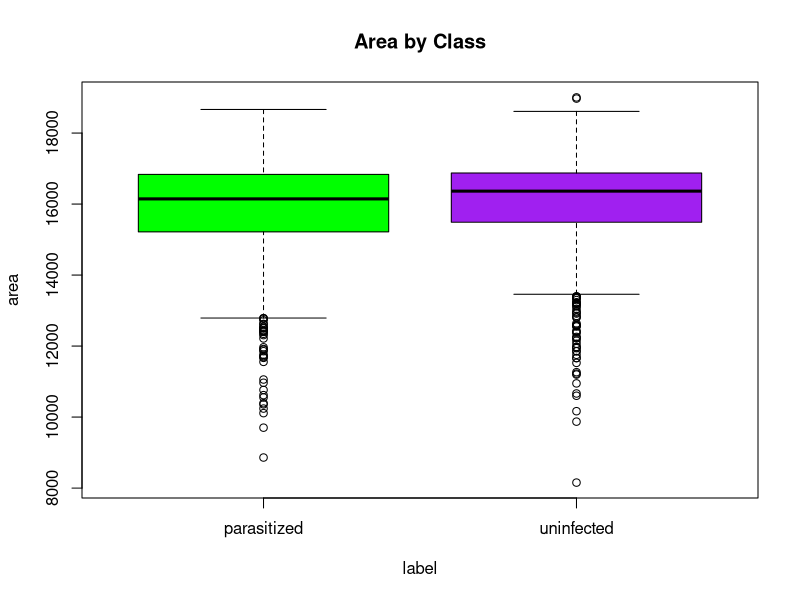
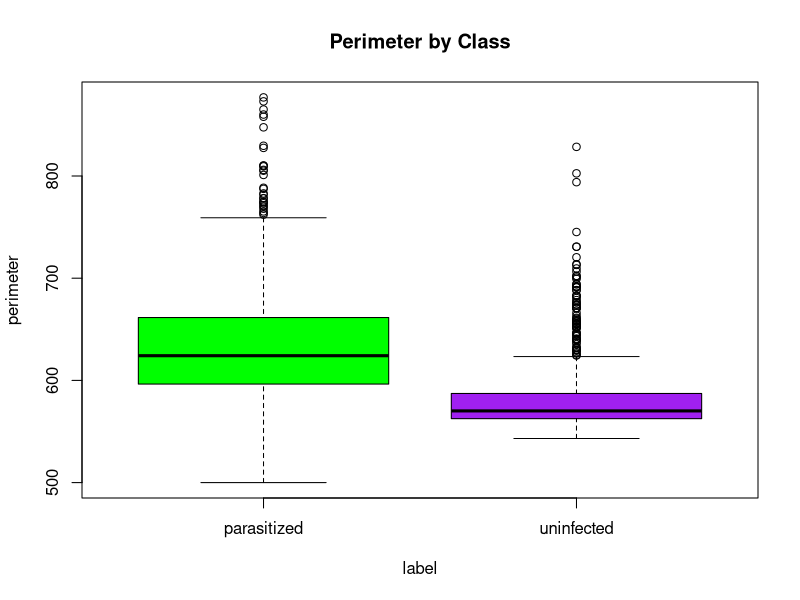
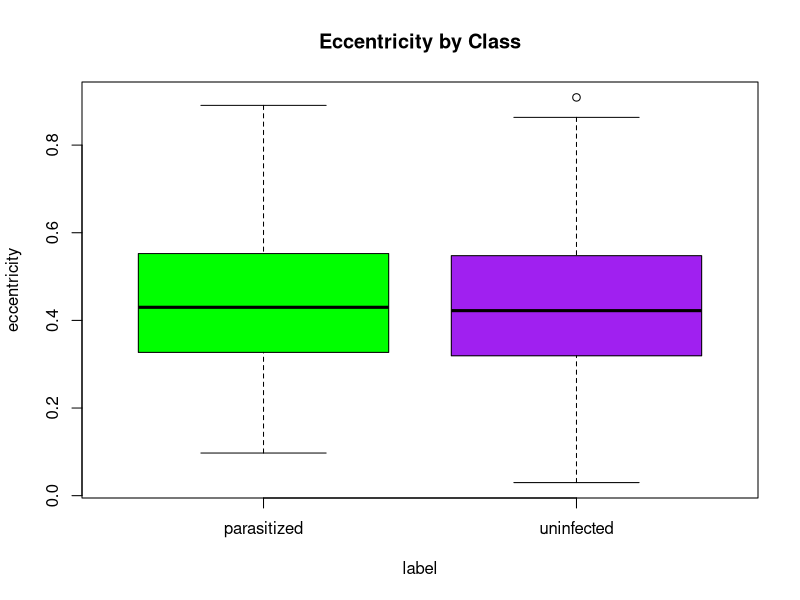
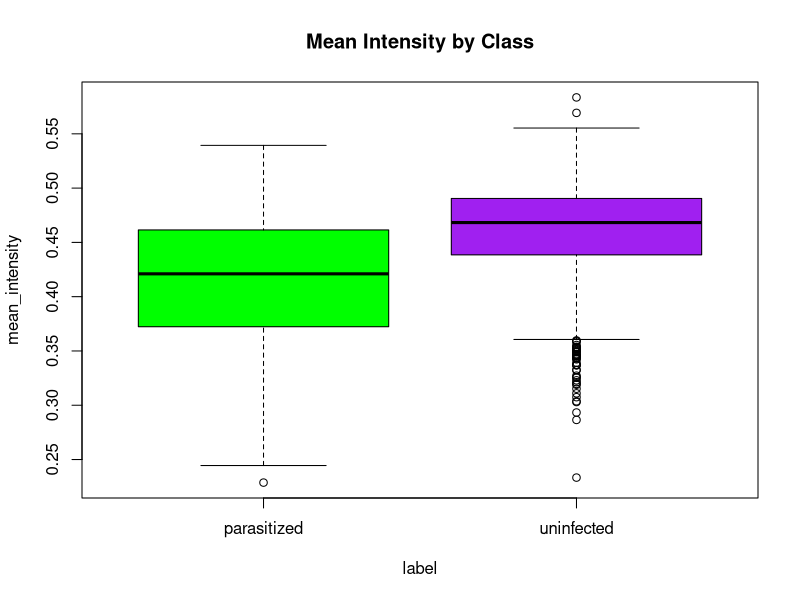

Write the R code that produced these figures, in order.
## ---- chunk 1
df <- read.csv("../clean_features.csv")
## ---- chunk 2
str(df)
## ---- chunk 3
summary(df)
## ---- chunk 4
table(df$label)
## ---- chunk 5
boxplot(area ~ label, data = df, main = "Area by Class", col = c("green", "purple"))
## ---- chunk 6
boxplot(perimeter ~ label, data = df, main = "Perimeter by Class", col = c("green", "purple"))
## ---- chunk 7
boxplot(eccentricity ~ label, data = df, main = "Eccentricity by Class", col = c("green", "purple"))
## ---- chunk 8
boxplot(mean_intensity ~ label, data = df, main = "Mean Intensity by Class", col = c("green", "purple"))
